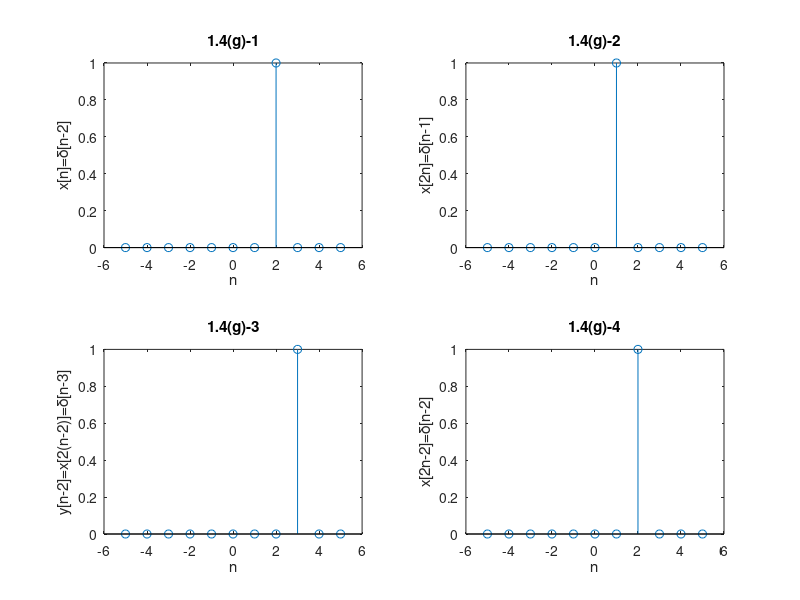

Write the MATLAB code that produced this figure.
%不满足时不变性、因果性、可逆性
%时不变性分析,由3，4图的对比可知.
n=-5:1:5;
x1=[zeros(1,7) 1 zeros(1,3)];
x2=[zeros(1,6) 1 zeros(1,4)];
x3=[zeros(1,8) 1 zeros(1,2)];
x4=[zeros(1,7) 1 zeros(1,3)];

subplot(2,2,1);
stem(n,x1);
title('1.4(g)-1');
xlabel('n')
ylabel('x[n]=δ[n-2]');
subplot(2,2,2);
stem(n,x2);
title('1.4(g)-2');
xlabel('n')
ylabel('x[2n]=δ[n-1]');
subplot(2,2,3);
stem(n,x3);
title('1.4(g)-3');
xlabel('n')
ylabel('y[n-2]=x[2(n-2)]=δ[n-3]');
subplot(2,2,4);
stem(n,x4);
title('1.4(g)-4');
xlabel('n')
ylabel('x[2n-2]=δ[n-2]');

saveas(gcf, "LAB1/P1_5_g1_out.png")